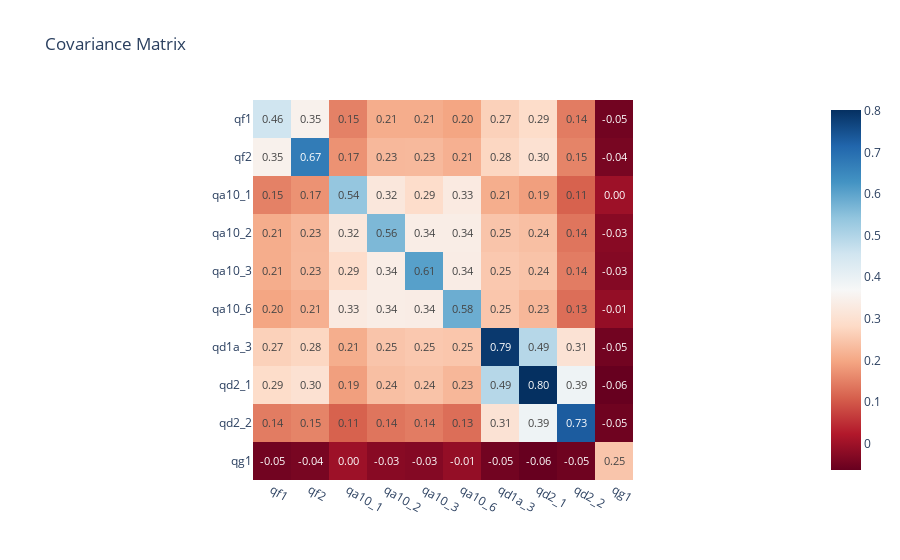

The cell this chart's notebook holds for it:
### Code cell
px.imshow(data_selection.cov(), x=data_selection.columns, y=data_selection.columns, color_continuous_scale='RdBu', title='Covariance Matrix', text_auto='.2f')

### Figure 1 — Plotly figure (JSON) as saved in the notebook; plotly's stock layout.template omitted (floating-point values rounded to 4 significant figures)
{"data": [{"coloraxis": "coloraxis", "hovertemplate": "x: %{x}<br>y: %{y}<br>color: %{z}<extra></extra>", "name": "0", "texttemplate": "%{z:.2f}", "type": "heatmap", "x": ["qf1", "qf2", "qa10_1", "qa10_2", "qa10_3", "qa10_6", "qd1a_3", "qd2_1", "qd2_2", "qg1"], "xaxis": "x", "y": ["qf1", "qf2", "qa10_1", "qa10_2", "qa10_3", "qa10_6", "qd1a_3", "qd2_1", "qd2_2", "qg1"], "yaxis": "y", "z": [[0.4569, 0.3492, 0.151, 0.2091, 0.2089, 0.1971, 0.2662, 0.2887, 0.1444, -0.05045], [0.3492, 0.6728, 0.1719, 0.2271, 0.2288, 0.2143, 0.276, 0.3019, 0.1541, -0.04337], [0.151, 0.1719, 0.5386, 0.3199, 0.2898, 0.3301, 0.2104, 0.1888, 0.1117, -0.001152], [0.2091, 0.2271, 0.3199, 0.5648, 0.3385, 0.3381, 0.2466, 0.2378, 0.1365, -0.02573], [0.2089, 0.2288, 0.2898, 0.3385, 0.6067, 0.3362, 0.252, 0.2443, 0.1448, -0.02951], [0.1971, 0.2143, 0.3301, 0.3381, 0.3362, 0.5841, 0.2492, 0.2251, 0.1275, -0.01177], [0.2662, 0.276, 0.2104, 0.2466, 0.252, 0.2492, 0.7867, 0.4925, 0.3057, -0.05071], [0.2887, 0.3019, 0.1888, 0.2378, 0.2443, 0.2251, 0.4925, 0.8018, 0.3907, -0.06344], [0.1444, 0.1541, 0.1117, 0.1365, 0.1448, 0.1275, 0.3057, 0.3907, 0.7307, -0.05431], [-0.05045, -0.04337, -0.001152, -0.02573, -0.02951, -0.01177, -0.05071, -0.06344, -0.05431, 0.2479]]}], "layout": {"coloraxis": {"colorscale": [[0, "rgb(103,0,31)"], [0.1, "rgb(178,24,43)"], [0.2, "rgb(214,96,77)"], [0.3, "rgb(244,165,130)"], [0.4, "rgb(253,219,199)"], [0.5, "rgb(247,247,247)"], [0.6, "rgb(209,229,240)"], [0.7, "rgb(146,197,222)"], [0.8, "rgb(67,147,195)"], [0.9, "rgb(33,102,172)"], [1, "rgb(5,48,97)"]]}, "title": {"text": "Covariance Matrix"}, "xaxis": {"anchor": "y", "constrain": "domain", "domain": [0, 1], "scaleanchor": "y"}, "yaxis": {"anchor": "x", "autorange": "reversed", "constrain": "domain", "domain": [0, 1]}}}
